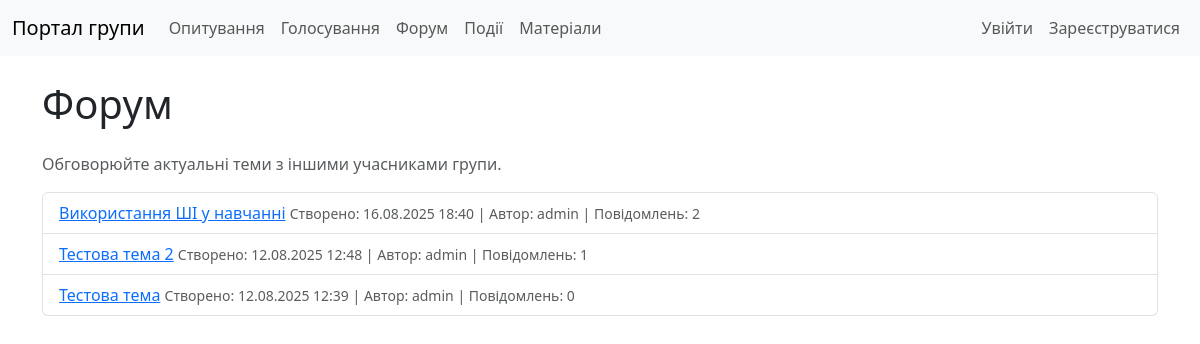
The app's page /forum/ with its own data.
### forum/models.py (models this page shows, shortened)
class Topic(models.Model):
    title = models.CharField(max_length=200)
    description = models.TextField(blank=True, null=True)
    created_by = models.ForeignKey(User, on_delete=models.CASCADE, related_name='topics')
    created_at = models.DateTimeField(auto_now_add=True)
    is_active = models.BooleanField(default=True)
    class Meta:
        verbose_name = 'Topic'
        verbose_name_plural = 'Topics'

### forum/views.py (the view)
# urls.py: path('', views.TopicListView.as_view(), name='topic_list'),
class TopicListView(ListView):
    model = Topic
    template_name = 'forum/topic_list.html'
    context_object_name = 'topics'
    queryset = Topic.objects.filter(is_active=True).order_by('-created_at')

### templates/forum/topic_list.html (shortened to what this page needs)
{% extends 'base.html' %}
{% block content %}
    <h1 class="my-4">Форум</h1>
    <p class="text-muted">Обговорюйте актуальні теми з іншими учасниками групи.</p>
    {% if topics %}
        <ul class="list-group mb-4">
            {% for topic in topics %}
                <li class="list-group-item">
                    <a href="{% url 'forum:topic_detail' topic.pk %}">{{ topic.title }}</a>
                    <small class="text-muted">
                        Створено: {{ topic.created_at|date:"d.m.Y H:i" }} |
                        Автор: {{ topic.created_by.username }} |
                        Повідомлень: {{ topic.posts.count }}
                    </small>
                </li>
            {% endfor %}
        </ul>
    {% else %}
        <p class="alert alert-info">Наразі немає тем для обговорення.</p>
    {% endif %}
{% endblock %}

### records on screen
Topic: title "Використання ШІ у навчанні", created_at "16.08.2025 18:40", created_by.username "admin", posts.count "2"
Topic: title "Тестова тема 2", created_at "12.08.2025 12:48", created_by.username "admin", posts.count "1"
Topic: title "Тестова тема", created_at "12.08.2025 12:39", created_by.username "admin", posts.count "0"
